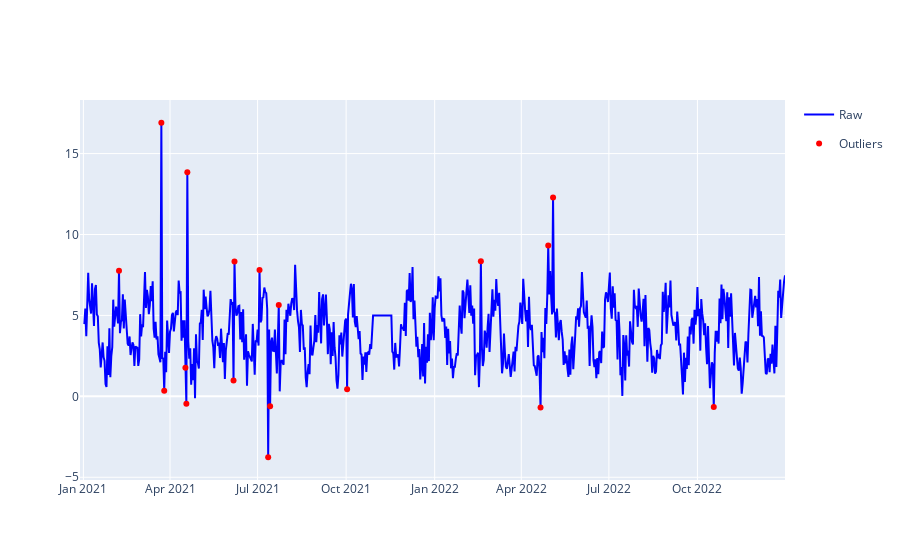

Write notebook code for a chart like this one.
### Code cell
import pandas as pd
import numpy as np
import numpy as np
import pandas as pd
from sklearn.cluster import KMeans
import matplotlib.pyplot as plt 
from statsmodels.tsa.seasonal import seasonal_decompose
import plotly.express as px
from plotly.subplots import make_subplots
import plotly.graph_objects as go

def outliers_with_z (X, threshold):
   return X[((X-X.mean()).abs() > threshold * X.std())]
   

def outliers_with_quantile (X):
    Q1 = X.quantile(0.25)
    Q3 = X.quantile(0.75)
    IQR = Q3 - Q1
    Xout = X[((X < (Q1 - 1.5 * IQR)) |(X > (Q3 + 1.5 * IQR)))]
    return  Xout


def get_stl_outliers (data,period):
    result = seasonal_decompose(data, model='additive', extrapolate_trend='freq', period=period)
    resid = result.resid
    Xout = outliers_with_quantile (resid)
    return data.loc[Xout.index]


# this is for kmeans 

def sampling_data (data, slide_len, segment_len):
    segments = []
    for start_pos in range(0, len(data), slide_len):
       end_pos = start_pos + segment_len
       # make a copy so changes to 'segments' doesn't modify the original ekg_data
       segment = np.copy(data[start_pos:end_pos])
       # if we're at the end and we've got a truncated segment, drop it
       if len(segment) != segment_len:
           continue
       segments.append(segment)
    return segments  



class KM_outliers:
   def __init__(self, num_clusters, segment_size,leg_size):
      self.num_clusters = num_clusters  
      self.segment_size  = segment_size  
      self.leg_size = leg_size  
      self.model = KMeans(n_clusters=self.num_clusters)
      self.__set_window()
      self.segments = None  

   def __set_window (self):
      window_rads = np.linspace(0,np.pi,self.segment_size)
      self.window = np.sin(window_rads)**2

   def training(self,data):

      windowed_segments = []
      self.segments = sampling_data(data,self.leg_size,self.segment_size)
      for segment in self.segments:
          windowed_segments.append(segment*self.window)

      self.model.fit(windowed_segments) 
  
   
   def reconstruct(self,data):

      reconstructed_data = np.zeros(len(data))

      for segment_n, segment in enumerate(self.segments):
         segment *= self.window
         segment = np.reshape(segment,(1,self.segment_size))
         nearest_match_idx = self.model.predict(segment)[0]
         nearest_match = np.copy(self.model.cluster_centers_[nearest_match_idx])
         pos = int(segment_n* self.leg_size)
         if pos+self.segment_size < len(data):
             reconstructed_data[pos:pos+self.segment_size] += nearest_match
    
      data_out = pd.Series (reconstructed_data)
      data_out.index = data.index 

      return data_out
    
    
    
def get_data ():
    T1 = 30
    dates = pd.date_range (start='01-02-2021',end='31-12-2022',freq='D')
    noise = np.random.normal (4.0,1.0, [len (dates)])
    t = np.linspace (0, len(dates), len(dates))
    y1 = 2.0 *  np.sin (2.0 * np.pi  * t /T1 )
    data = noise + y1 
    X = pd.Series (data=data, index=dates)
    
    rand_pos = np.random.randint (0, len(X),[20])
    rand_val1= np.random.normal (10.0,5.0,[10])
    rand_val2 = np.random.normal (2.0,5.0,[10])
    
    X.iloc[rand_pos[:10]] = rand_val1
    X.iloc[rand_pos[10:]] = rand_val2
    X.iloc[300:320] =5
    
    
    return X 
    
  
def plot_data (X, Y):
               
    fig = make_subplots(rows=1, cols=1, shared_xaxes=False,
                        horizontal_spacing=0.1, vertical_spacing=0.05)

    fig1 = px.line(X,  markers=False)
    trace1 = fig1['data'][0]

    fig2 = px.scatter(x=Y.index, y=Y.values)
    trace2 = fig2['data'][0]

    colors = ['blue', 'red']
    names = ['Raw', 'Outliers']
    symb = ['line','marker']
    
    fig.add_trace(trace1, row=1, col=1)
    fig.add_trace(trace2, row=1, col=1)
    
    for i in range (0, 2):
        fig['data'][i][symb[i]]['color'] = colors[i]
        fig['data'][i]['name'] = names[i]
        fig['data'][i]['showlegend'] = True  
    

    
    return fig

    


    
    
if __name__ == "__main__":
    
    X  = get_data ()
    
    
    #KM_outliers (num_clusters, segment_size,leg_size)

    
    #print(Y_Z)
    
    #Y_Q = outliers_with_quantile (X)
    
    Y_STL = get_stl_outliers (X,7)
    
    fig = plot_data (X, Y_STL)
    fig.show()
    
    #fig, axs = plt.subplots(1,1,figsize=(12,8))
    
    #axs.plot(X,'k-',label='Raw')
    #axs.plot(Y_Z,'ro',label='Z Outliers')
    #axs.plot(Y_Q,'bo',label='Q Outliers')
    axs.plot(Y_STL,'ro',label='STL Outliers')
    
    #plt.legend()
    #plt.show()

### Figure 1 — Plotly figure (JSON) as saved in the notebook; plotly's stock layout.template omitted (floating-point values rounded to 4 significant figures; data arrays with more than 128 entries replaced by an {"elided": "..."} marker saying what was removed)
{"data": [{"hovertemplate": "variable=0<br>index=%{x}<br>value=%{y}<extra></extra>", "legendgroup": "0", "line": {"color": "blue", "dash": "solid"}, "marker": {"symbol": "circle"}, "mode": "lines", "name": "Raw", "orientation": "v", "showlegend": true, "type": "scatter", "x": {"elided": "729 str values"}, "xaxis": "x", "y": {"elided": "729 float values"}, "yaxis": "y"}, {"hovertemplate": "x=%{x}<br>y=%{y}<extra></extra>", "legendgroup": "", "marker": {"color": "red", "symbol": "circle"}, "mode": "markers", "name": "Outliers", "orientation": "v", "showlegend": true, "type": "scatter", "x": ["2021-02-07T00:00:00", "2021-03-23T00:00:00", "2021-03-26T00:00:00", "2021-04-17T00:00:00", "2021-04-18T00:00:00", "2021-04-19T00:00:00", "2021-06-06T00:00:00", "2021-06-07T00:00:00", "2021-07-03T00:00:00", "2021-07-12T00:00:00", "2021-07-14T00:00:00", "2021-07-23T00:00:00", "2021-10-02T00:00:00", "2022-02-18T00:00:00", "2022-04-21T00:00:00", "2022-04-29T00:00:00", "2022-05-04T00:00:00", "2022-10-18T00:00:00"], "xaxis": "x", "y": [7.755, 16.9, 0.3471, 1.77, -0.4495, 13.85, 0.9761, 8.325, 7.81, -3.762, -0.61, 5.649, 0.4422, 8.348, -0.6813, 9.325, 12.28, -0.6649], "yaxis": "y"}], "layout": {"xaxis": {"anchor": "y", "domain": [0, 1]}, "yaxis": {"anchor": "x", "domain": [0, 1]}}}
